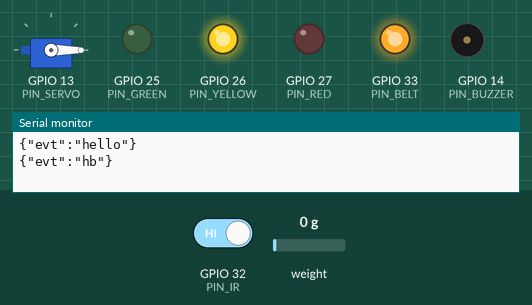
Simulated run of this sketch. Board: ESP32. Parts: servo, output pins drawn as LEDs (lit = HIGH), buzzer (waves = sounding, pin HIGH), the last lines printed to the serial monitor. The test bench sets the inputs (shaded band); at power-on: GPIO 32 (PIN_IR) HIGH, weight on the scale 0 g.

Above: at 2.2 s.
2.3 s: GPIO 32 (PIN_IR) driven LOW
At 3.97 s:
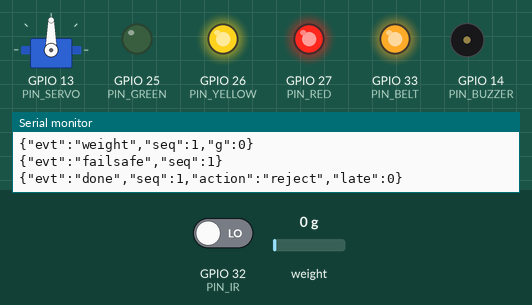
At 4.42 s:
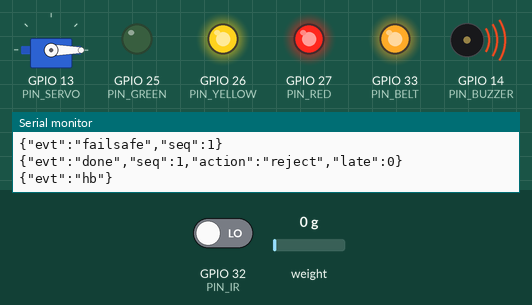
5.3 s: GPIO 32 (PIN_IR) driven HIGH
At 5.3 s:
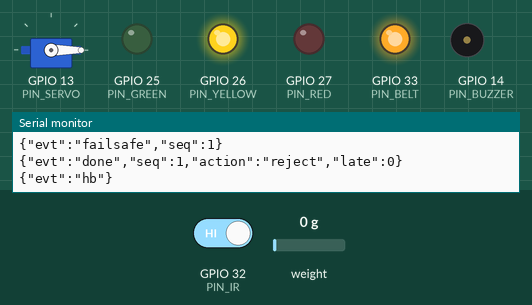
Timing chart, 0 to 8.3 s (numbered marks = the images above; inputs shaded):
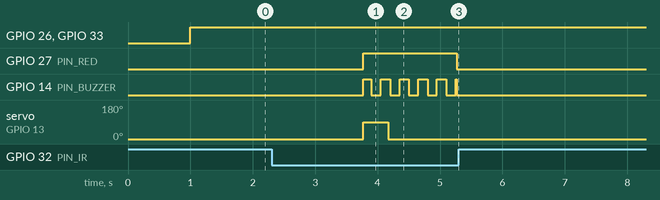

The sketch:

esp32_parcel_controller.ino
```cpp
/*
 * ESP32 Parcel Controller — IR trigger, load cell, pusher servo, tower light, buzzer, belt relay.
 * Talks to the Edge Gateway over USB-UART, JSON lines @115200.
 *
 *  ESP32 -> Gateway : {"evt":"hello"} {"evt":"trigger","seq":1} {"evt":"weight","seq":1,"g":512.3}
 *                     {"evt":"done","seq":1,"action":"reject","late":0} {"evt":"jam","ms":3100}
 *                     {"evt":"jam_clear"} {"evt":"failsafe","seq":1} {"evt":"hb"}
 *  Gateway -> ESP32 : {"cmd":"reject","seq":1} {"cmd":"pass","seq":1}
 *                     {"cmd":"config","delay_ms":1500,"hold_ms":400,"jam_ms":3000,"failsafe":"REJECT"}
 *                     {"cmd":"light","base":"yellow"|"off"} {"cmd":"belt","run":true}
 *
 * Timing is done HERE (not on the PC): the pusher fires exactly delay_ms after the IR trigger.
 * If the gateway never answers (PC crash, cable pulled) the firmware applies its own fail-safe.
 *
 * Libraries (Arduino Library Manager): ArduinoJson (v7), ESP32Servo, HX711 (by Bogdan Necula)
 */
#include <ArduinoJson.h>
#include <ESP32Servo.h>
#include <HX711.h>

// ---------------- pins (change to match your wiring) ----------------
const int PIN_IR      = 32;  // IR breakbeam receiver (LOW = beam broken)
const int PIN_SERVO   = 13;  // pusher servo signal
const int PIN_GREEN   = 25;  // tower light green (via relay / MOSFET)
const int PIN_YELLOW  = 26;  // tower light yellow
const int PIN_RED     = 27;  // tower light red
const int PIN_BUZZER  = 14;  // buzzer
const int PIN_BELT    = 33;  // belt motor relay (HIGH = run)
const int PIN_HX_DT   = 16;  // HX711 data
const int PIN_HX_SCK  = 17;  // HX711 clock

const int SERVO_HOME = 0, SERVO_PUSH = 90;
const float HX_CALIBRATION = 420.0f;   // run a calibration sketch with a known weight and set this

// ---------------- tunable (overwritten by {"cmd":"config"}) ----------------
unsigned long delayMs = 1500, holdMs = 400, jamMs = 3000;
bool failsafeReject = true;

// ---------------- state ----------------
Servo pusher;
HX711 scale;
struct Parcel { uint32_t seq; unsigned long t0; int8_t decision; bool done; }; // decision: -1 none, 0 pass, 1 reject
const int QN = 16;
Parcel q[QN];
uint32_t seqCounter = 0;
bool baseYellow = true;            // yellow until the gateway says everything is fine
bool jammed = false;
bool beltRun = true;
unsigned long irLowSince = 0;
bool irPrev = true;
unsigned long greenUntil = 0, redUntil = 0, pushUntil = 0, lastHb = 0;
String rx;

void sendJson(JsonDocument &d) { serializeJson(d, Serial); Serial.println(); }
void evt(const char *e) { JsonDocument d; d["evt"] = e; sendJson(d); }

Parcel *findSeq(uint32_t s) {
  for (int i = 0; i < QN; i++) if (q[i].seq == s && !q[i].done) return &q[i];
  return nullptr;
}
Parcel *slot() {
  for (int i = 0; i < QN; i++) if (q[i].done || q[i].seq == 0) return &q[i];
  return &q[0];
}

void fireReject(uint32_t seq, long late) {
  pusher.write(SERVO_PUSH);
  pushUntil = millis() + holdMs;
  redUntil = millis() + 1500;
  JsonDocument d; d["evt"] = "done"; d["seq"] = seq; d["action"] = "reject"; d["late"] = late > 0 ? late : 0;
  sendJson(d);
}

void handleCmd(const String &line) {
  JsonDocument d;
  if (deserializeJson(d, line)) return;
  const char *cmd = d["cmd"] | "";
  if (!strcmp(cmd, "reject") || !strcmp(cmd, "pass")) {
    bool rej = !strcmp(cmd, "reject");
    if (d["seq"].isNull()) {                     // manual test / CiRA-only mode: act now (+delay)
      if (rej) { Parcel *p = slot(); p->seq = 0xFFFFFFFF; p->t0 = millis(); p->decision = 1; p->done = false; }
      else greenUntil = millis() + 1000;
      return;
    }
    Parcel *p = findSeq(d["seq"].as<uint32_t>());
    if (!p) return;
    p->decision = rej ? 1 : 0;
    if (!rej) { greenUntil = millis() + 1000; p->done = true; }
  } else if (!strcmp(cmd, "config")) {
    delayMs = d["delay_ms"] | delayMs;
    holdMs = d["hold_ms"] | holdMs;
    jamMs = d["jam_ms"] | jamMs;
    failsafeReject = strcmp(d["failsafe"] | "REJECT", "PASS") != 0;
  } else if (!strcmp(cmd, "light")) {
    baseYellow = !strcmp(d["base"] | "off", "yellow");
  } else if (!strcmp(cmd, "belt")) {
    beltRun = d["run"] | true;
  }
}

void setup() {
  Serial.begin(115200);
  pinMode(PIN_IR, INPUT_PULLUP);
  for (int p : {PIN_GREEN, PIN_YELLOW, PIN_RED, PIN_BUZZER, PIN_BELT}) { pinMode(p, OUTPUT); digitalWrite(p, LOW); }
  pusher.attach(PIN_SERVO);
  pusher.write(SERVO_HOME);
  scale.begin(PIN_HX_DT, PIN_HX_SCK);
  scale.set_scale(HX_CALIBRATION);
  scale.tare();
  for (int i = 0; i < QN; i++) q[i] = {0, 0, -1, true};
  evt("hello");
}

void loop() {
  unsigned long now = millis();

  // ---- serial commands ----
  while (Serial.available()) {
    char c = Serial.read();
    if (c == '\n') { handleCmd(rx); rx = ""; }
    else if (c != '\r' && rx.length() < 512) rx += c;
  }

  // ---- IR breakbeam: falling edge = new parcel, held low = jam ----
  bool ir = digitalRead(PIN_IR);      // HIGH = clear
  if (irPrev && !ir && !jammed) {
    Parcel *p = slot();
    *p = {++seqCounter, now, -1, false};
    JsonDocument d; d["evt"] = "trigger"; d["seq"] = p->seq; sendJson(d);
    delay(150);                        // let the parcel settle on the load cell
    if (scale.is_ready()) {
      JsonDocument w; w["evt"] = "weight"; w["seq"] = p->seq; w["g"] = scale.get_units(5); sendJson(w);
    }
    irLowSince = now;
  }
  if (!ir && irLowSince && !jammed && now - irLowSince > jamMs) {
    jammed = true; beltRun = false;
    JsonDocument d; d["evt"] = "jam"; d["ms"] = now - irLowSince; sendJson(d);
  }
  if (ir) {
    if (jammed) { jammed = false; beltRun = true; evt("jam_clear"); }
    irLowSince = 0;
  }
  irPrev = ir;

  // ---- scheduled pushes + firmware fail-safe ----
  for (int i = 0; i < QN; i++) {
    Parcel &p = q[i];
    if (p.done || p.seq == 0) continue;
    unsigned long fireAt = p.t0 + delayMs;
    if (p.decision == 1 && now >= fireAt) { fireReject(p.seq, (long)(now - fireAt) > 50 ? now - fireAt : 0); p.done = true; }
    else if (p.decision == -1 && now + 30 >= fireAt) {   // gateway silent until the last moment
      JsonDocument d; d["evt"] = "failsafe"; d["seq"] = p.seq; sendJson(d);
      if (failsafeReject) fireReject(p.seq, 0); else greenUntil = now + 1000;
      p.done = true;
    }
  }
  if (pushUntil && now >= pushUntil) { pusher.write(SERVO_HOME); pushUntil = 0; }

  // ---- outputs ----
  bool red = now < redUntil || jammed;
  digitalWrite(PIN_RED, red ? (jammed ? (now / 300) % 2 : HIGH) : LOW);
  digitalWrite(PIN_BUZZER, now < redUntil ? (now / 150) % 2 : LOW);
  digitalWrite(PIN_GREEN, now < greenUntil ? HIGH : LOW);
  digitalWrite(PIN_YELLOW, baseYellow || jammed ? HIGH : LOW);
  digitalWrite(PIN_BELT, beltRun && !jammed ? HIGH : LOW);

  if (now - lastHb > 2000) { evt("hb"); lastHb = now; }
}
```

Measured:
- after the input at 2.3 s, GPIO 27 (PIN_RED): LOW → HIGH after 1.5 s, → LOW 1.5 s later; GPIO 14 (PIN_BUZZER): goes 5 × (HIGH 0.13 s, LOW 0.15 s), HIGH 0.02 s, then LOW, starting after 1.5 s; servo on GPIO 13 (PIN_SERVO): 0° → 90° after 1.5 s, → 0° 0.40 s later
- after the input at 5.3 s, GPIO 27 (PIN_RED): stops changing and stays LOW; GPIO 33 (PIN_BELT): stays HIGH (without the input it goes to LOW after 0.00 s)
